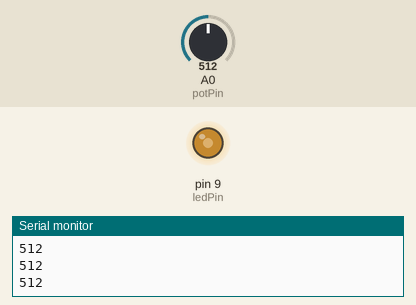
Recording of a sketch running on a simulated Arduino Uno, built with avr-gcc and run on an emulated ATmega328P. Shown: output pins drawn as LEDs (lit = HIGH), the last lines printed to the serial monitor. The inputs (shaded band) are chosen by the test bench; at power-on: A0 (potPin) = 512.

Above: at 1.2 s.
1.3 s: A0 (potPin) set to 716
At 2.4 s:
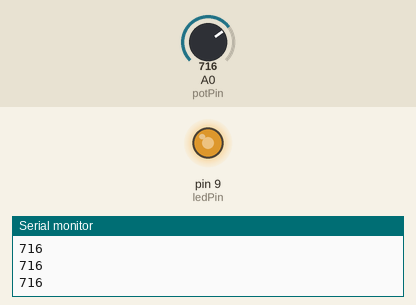
2.8 s: A0 (potPin) set to 900
At 3.6 s:
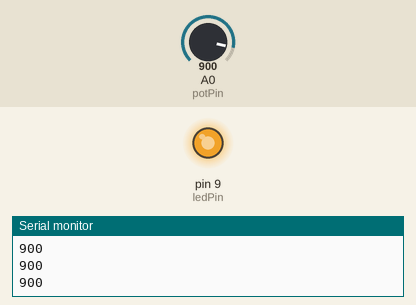
4.3 s: A0 (potPin) set to 122
At 4.7 s:
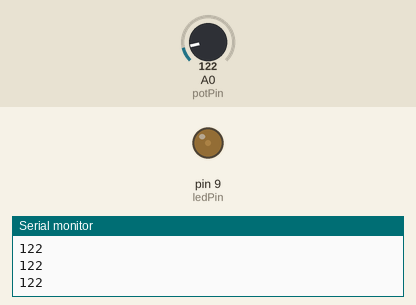
5.8 s: A0 (potPin) set to 0
At 7.0 s:
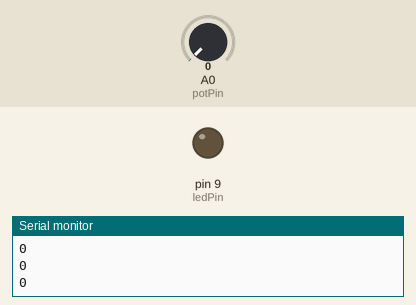
7.3 s: A0 (potPin) set to 511
At 8.1 s:
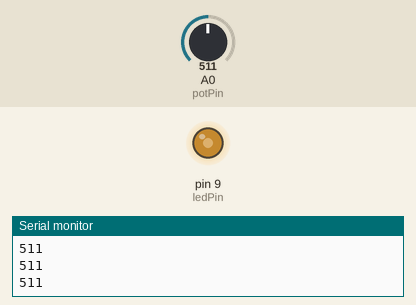
Timing chart, 0 to 9.8 s (numbered marks = the images above; inputs shaded):
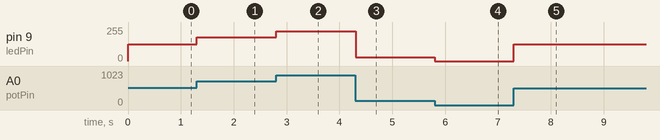

The sketch:

Assignment6_Potentiometer_LED_Brightness.ino
```cpp
const int potPin = A0;    // Potentiometer  to analog pin
const int ledPin = 9;     // LED to digital pin 9 (must be PWM-capable)

void setup() {
  pinMode(ledPin, OUTPUT);  // Setting LED pin as output
  Serial.begin(9600);   // No need to set potPin as input, analogRead() does this automatically
}

void loop() {
  int potValue = analogRead(potPin);
  Serial.println(potValue);
  int brightness = map(potValue, 0, 1023, 0, 255); // map() function handles the conversion from 0-1023 to 0-255(PWM range)
  analogWrite(ledPin, brightness);
  delay(10);
}
```

Measured:
- after the input at 1.3 s, pin 9 (ledPin): 127/255 → 178/255 at once
- after the input at 2.8 s, pin 9 (ledPin): 178/255 → 224/255 at once
- after the input at 4.3 s, pin 9 (ledPin): 224/255 → 30/255 at once
- after the input at 5.8 s, pin 9 (ledPin): 30/255 → 0/255 at once
- after the input at 7.3 s, pin 9 (ledPin): 0/255 → 127/255 at once
